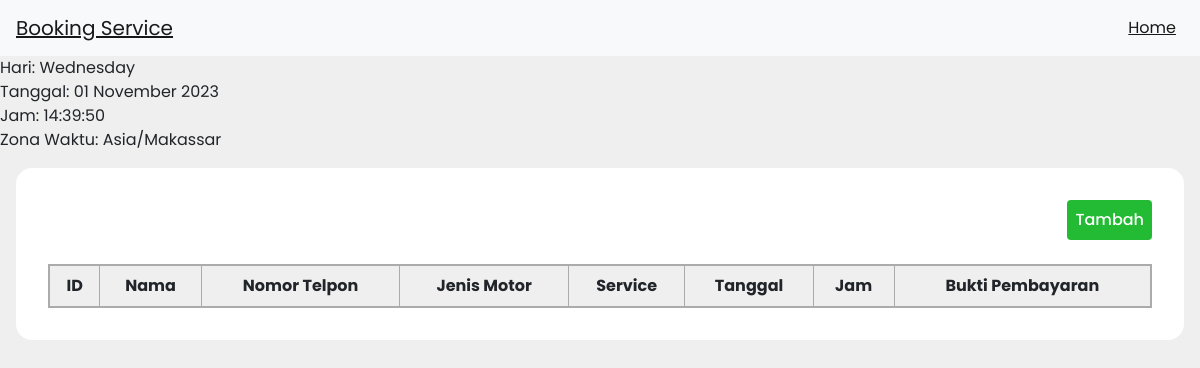
The page /body/dashboard.php on the database as committed earlier.
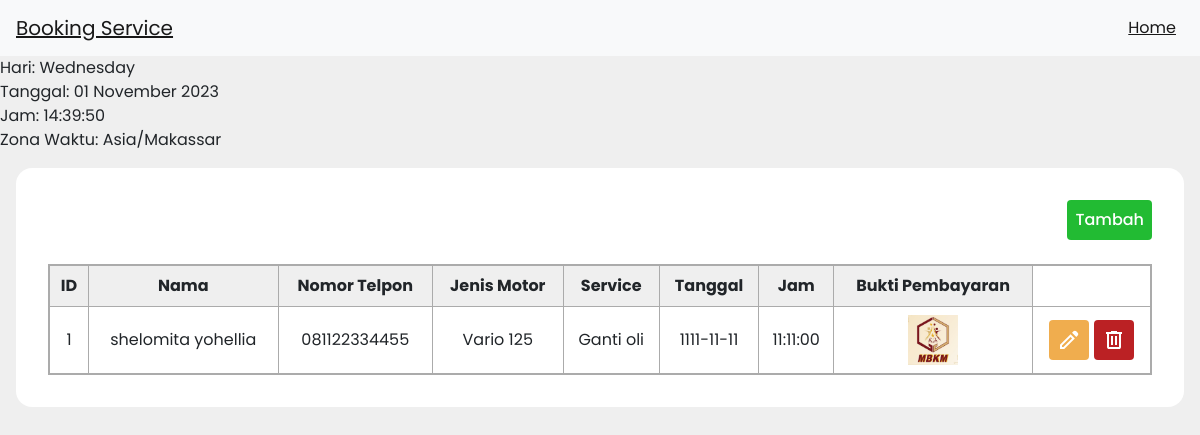
The same page on the database as committed later.
### tables this page shows
CREATE TABLE `bookingservice` (
  `id` int(11) NOT NULL,
  `nama` varchar(50) NOT NULL,
  `telpon` varchar(12) NOT NULL,
  `motor` varchar(50) NOT NULL,
  `servis` varchar(50) NOT NULL,
  `tanggal` date NOT NULL,
  `jam` time NOT NULL,
  `gambar` varchar(255) NOT NULL
);

### body/dashboard.php (the view, shortened to what this page needs)
<?php
require "koneksi.php";
$result = mysqli_query($conn,"select * from bookingservice");
$bookingservice =[];
while($row=mysqli_fetch_array($result)){
    $bookingservice[] = $row;
}
?>
<!DOCTYPE html>
<html lang="en">
<head>
    <link rel="stylesheet" href="https://maxcdn.bootstrapcdn.com/bootstrap/4.5.2/css/bootstrap.min.css">
    <link rel="stylesheet" href="dashboard.css">
</head>
<body>
    <div class="dashboard">
        <main class="dash-container">
        <nav class="navbar navbar-expand-lg navbar-light bg-light">
            <a class="navbar-brand" href="index.html">Booking Service</a>
            <div class="collapse navbar-collapse" id="navbarNav">
                <ul class="navbar-nav ml-auto">
                    <li class="nav-item active">
                        <a class="nav-link" href="index.html">Home<span class="sr-only">(current)</span></a>
                    </li>
                </ul>
            </div>
        </nav>
        <div class="footer">
            <p><?php echo "Hari: " . date("l") . " <br> Tanggal: " . date("d F Y") . " <br> Jam: " . date("H:i:s") . " <br> Zona Waktu: " . date_default_timezone_get(); ?></p>
        </div>
        <section class="dash-main">
            <div class="leading-btn">
                <a href="tambah.php">
                <button class="add-btn">Tambah</button></a>
            </div>
            <br>
            <table>
                <thead>
                    <tr>
                        <th>ID</th>
                        <th>Nama</th>
                        <th>Nomor Telpon</th>
                        <th>Jenis Motor</th>
                        <th>Service</th>
                        <th>Tanggal</th>
                        <th>Jam</th>
                        <th>Bukti Pembayaran</th>
                    </tr>
                </thead>
                <tbody>
                    <?php $i=1; foreach($bookingservice as $bs):?>
                    <tr>
                        <td><?php echo $i?></td>
                        <td><?php echo $bs["nama"]?></td>
                        <td><?php echo $bs["telpon"]?></td>
                        <td><?php echo $bs["motor"]?></td>
                        <td><?php echo $bs["servis"]?></td>
                        <td><?php echo $bs["tanggal"]?></td>
                        <td><?php echo $bs["jam"]?></td>
                        <td><img src="../img/<?php echo $bs['gambar']; ?>" alt="ini gambar" width="50px" height="50px"></td>
                        <td class="action">
                            <a href="edit.php?id=<?=$bs['id']?>"><button class="edit-btn"><svg xmlns="http://www.w3.org/2000/svg" height="24" viewBox="0 -960 960 960" width="24" fill="white"><path d="M200-200h56l345-345-56-56-345 345v56Zm572-403L602-771l56-56q23-23 56.5-23t56.5 23l56 56q23 23 24 55.5T829-660l-57 57Zm-58 59L290-120H120v-170l424-424 170 170Zm-141-29-28-28 56 56-28-28Z"/></svg></button></a>
                            <a href="delete.php?id=<?=$bs['id']?>"><button class="delete-btn"><svg xmlns="http://www.w3.org/2000/svg" height="24" viewBox="0 -960 960 960" width="24" fill="white"><path d="M280-120q-33 0-56.5-23.5T200-200v-520h-40v-80h200v-40h240v40h200v80h-40v520q0 33-23.5 56.5T680-120H280Zm400-600H280v520h400v-520ZM360-280h80v-360h-80v360Zm160 0h80v-360h-80v360ZM280-720v520-520Z"/></svg></button></a>
                        </td>
                    </tr>
                    <?php $i++; endforeach;?>
                </tbody>
            </table>
        </section>
        </main>
    </div>
</body>
</html>

### body/dashboard.css (style rules this page uses)
* { margin: 0; padding: 0; font-family: 'Poppins', sans-serif; }
.dashboard { width: 100%; height: 100vh; display: flex; position: relative; }
.dash-container { width: 100%; height: auto; background-color: #EFEFEF; overflow: hidden; }
.dash-main { width: auto; margin: 16px; padding: 32px; border-radius: 16px; background-color: white; }
.navbar-brand { text-decoration: underline; }
div ul li a { text-decoration: underline; }
.leading-btn { text-align: end; }
.dash-main table { width: 100%; border: 2px solid #ABABAB; border-collapse: collapse; }
.dash-main table thead { background-color: #EFEFEF; }
.dash-main table th, td { padding: 8px; border: 1px solid #ABABAB; }
.action { text-align: center; }
.add-btn { background-color: #22BB33; padding: 8px; border: none; border-radius: 4px; font-weight: 500; color: white; }
.edit-btn { background-color: #F0AD4E; padding: 8px; border: none; border-radius: 4px; }
.delete-btn { background-color: #BB2124; padding: 8px; border: none; border-radius: 4px; }
table thead tr th { text-align: center; }
tbody tr td { text-align: center; }

Rows that differ between the two databases and show on the page:
added bookingservice: nama "shelomita yohellia", telpon "081122334455", motor "Vario 125", servis "Ganti oli", tanggal "1111-11-11", jam "11:11:00", gambar (picture)
